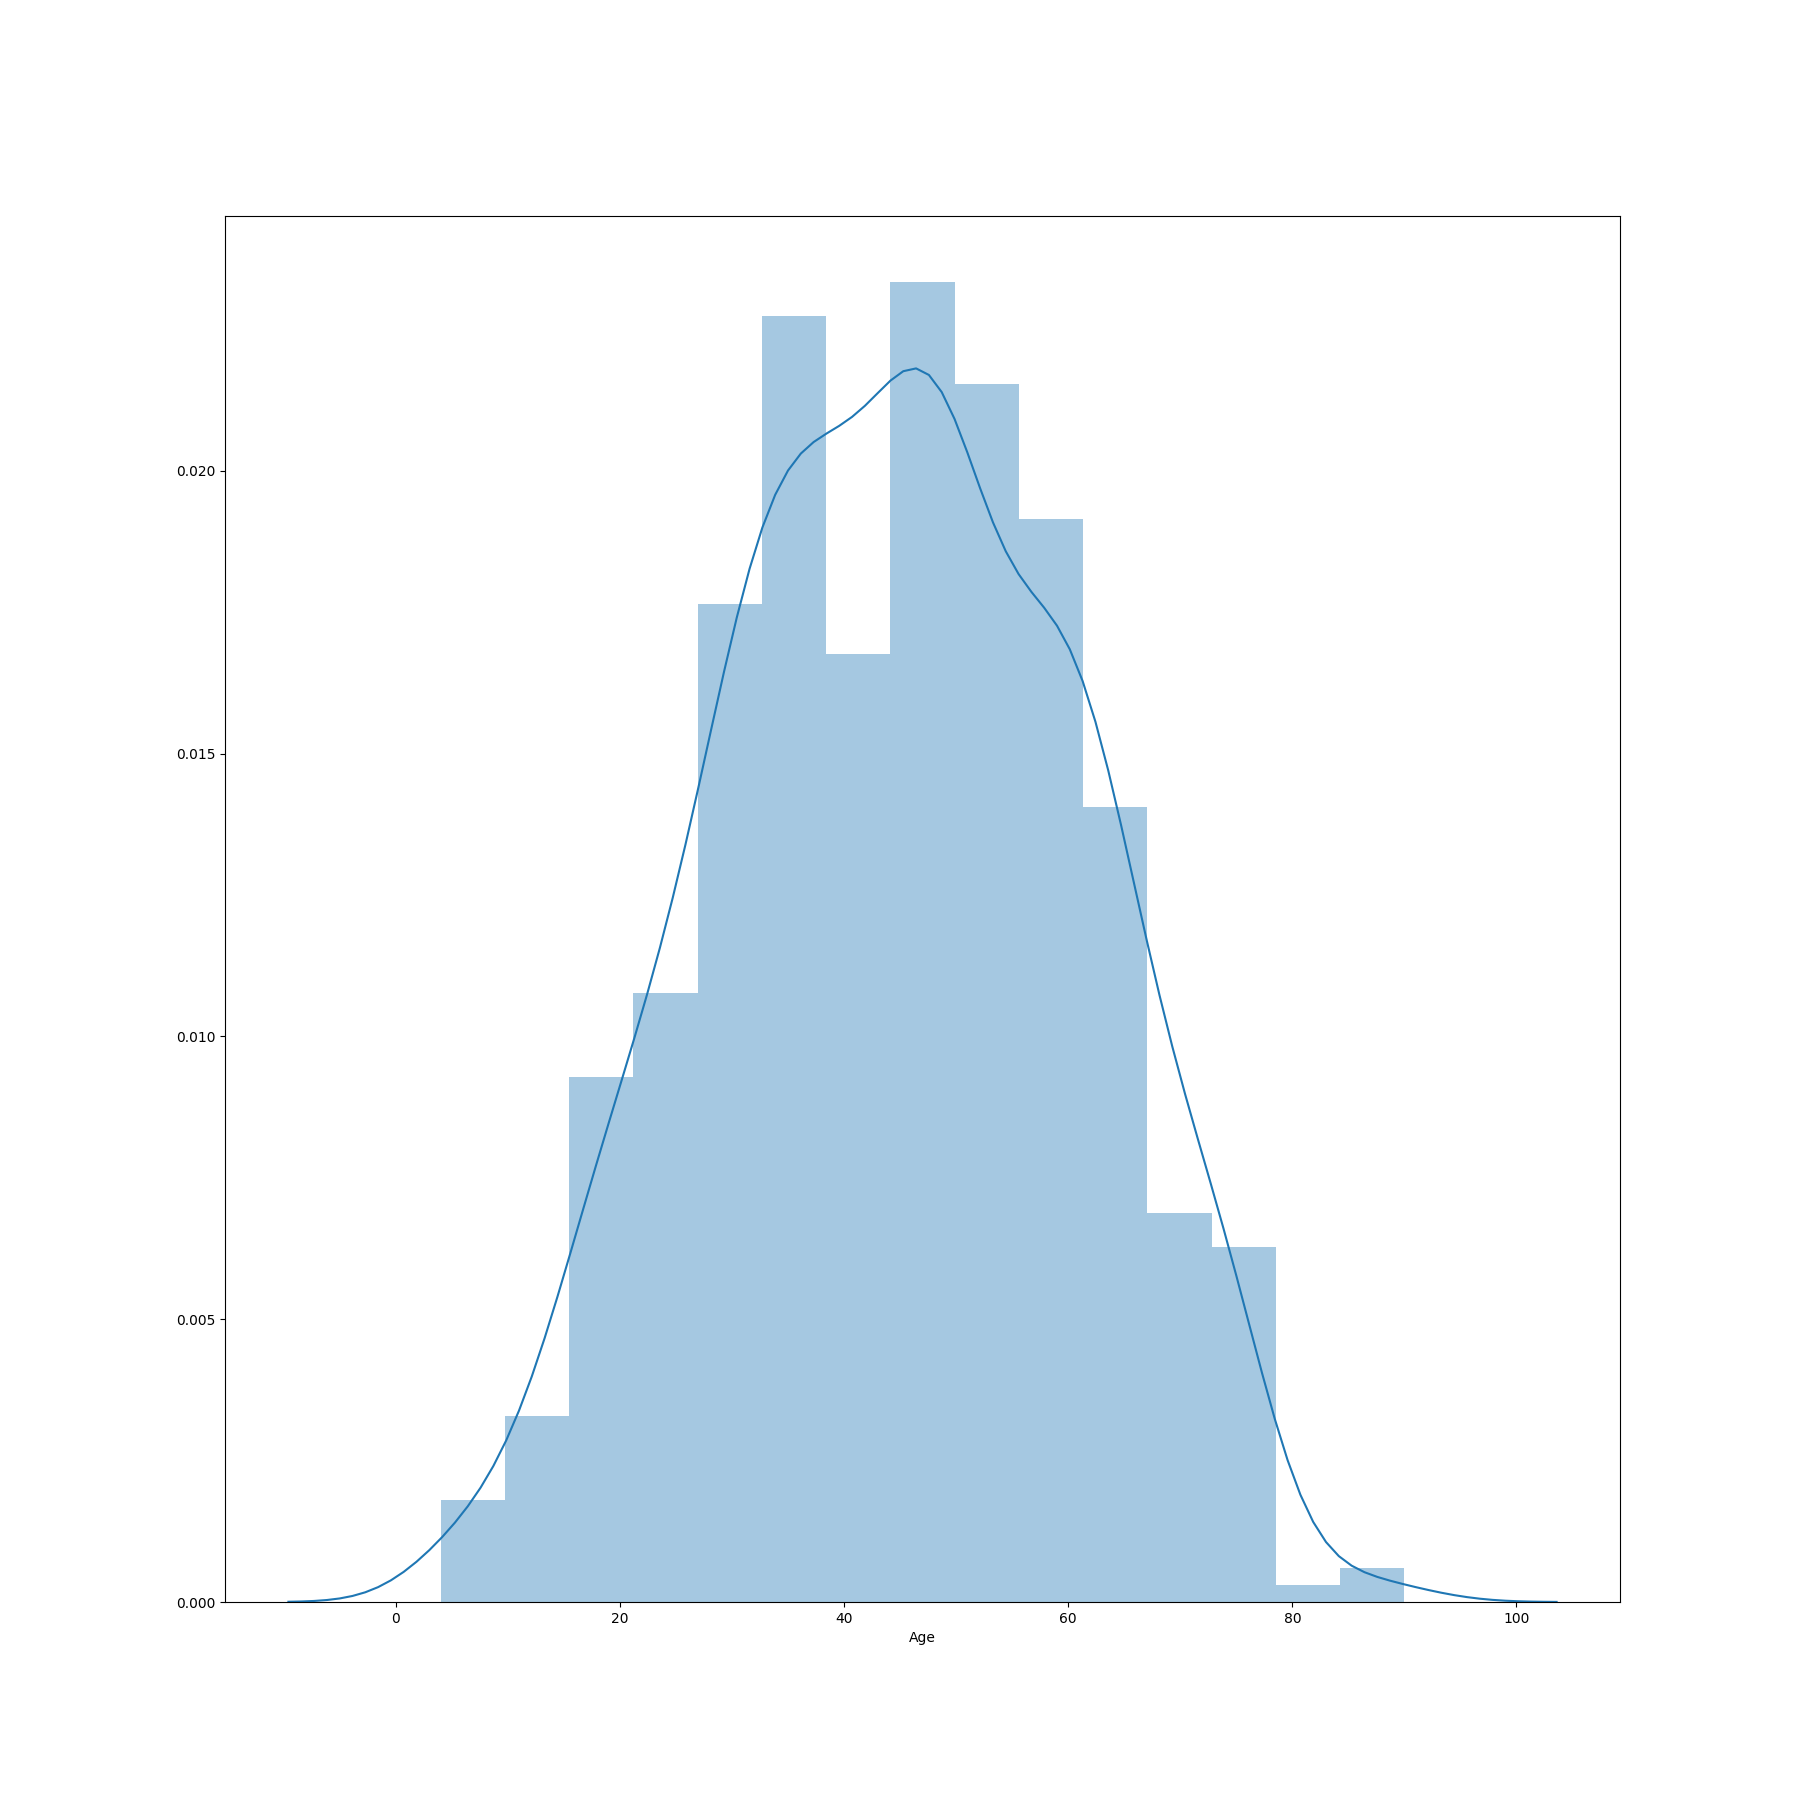

Here is the Python script that generated this plot:
import matplotlib.pyplot as plt
import seaborn as sns
import pandas as pd
plt.switch_backend('agg')
df=pd.read_csv("/home/ubuntu/pucho/indian_liver_patient.csv")
plt.figure(figsize=(18,18))
sns.distplot(df.Age)
plt.savefig('hage.png')